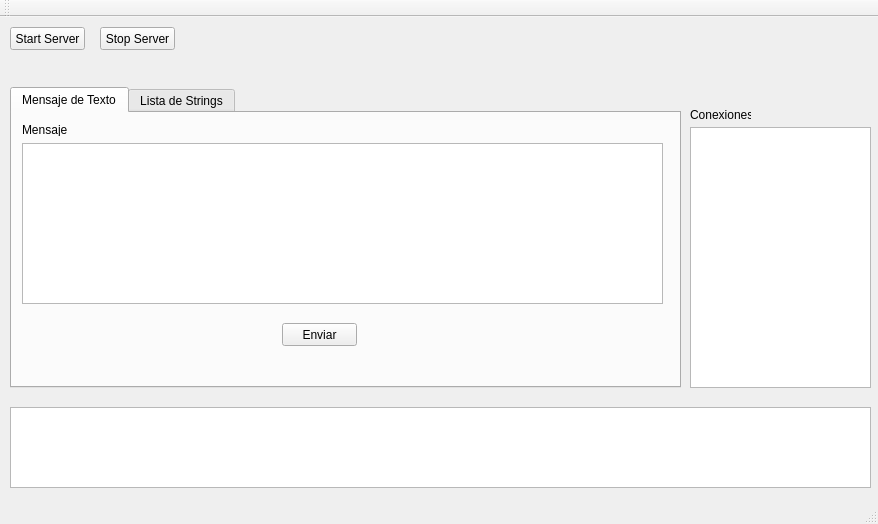
<?xml version="1.0" encoding="UTF-8"?>
<ui version="4.0">
 <class>MainWindow</class>
 <widget class="QMainWindow" name="MainWindow">
  <property name="geometry">
   <rect>
    <x>0</x>
    <y>0</y>
    <width>878</width>
    <height>524</height>
   </rect>
  </property>
  <property name="windowTitle">
   <string>MainWindow</string>
  </property>
  <widget class="QWidget" name="centralWidget">
   <widget class="QTextEdit" name="teLog">
    <property name="geometry">
     <rect>
      <x>10</x>
      <y>390</y>
      <width>861</width>
      <height>81</height>
     </rect>
    </property>
   </widget>
   <widget class="QPushButton" name="pbStart">
    <property name="geometry">
     <rect>
      <x>10</x>
      <y>10</y>
      <width>75</width>
      <height>23</height>
     </rect>
    </property>
    <property name="text">
     <string>Start Server</string>
    </property>
   </widget>
   <widget class="QPushButton" name="pbStop">
    <property name="geometry">
     <rect>
      <x>100</x>
      <y>10</y>
      <width>75</width>
      <height>23</height>
     </rect>
    </property>
    <property name="text">
     <string>Stop Server</string>
    </property>
   </widget>
   <widget class="QTabWidget" name="tabWidget">
    <property name="geometry">
     <rect>
      <x>10</x>
      <y>70</y>
      <width>671</width>
      <height>301</height>
     </rect>
    </property>
    <property name="currentIndex">
     <number>0</number>
    </property>
    <widget class="QWidget" name="tbMT">
     <attribute name="title">
      <string>Mensaje de Texto</string>
     </attribute>
     <widget class="QLabel" name="Mensaje">
      <property name="geometry">
       <rect>
        <x>10</x>
        <y>10</y>
        <width>46</width>
        <height>13</height>
       </rect>
      </property>
      <property name="text">
       <string>Mensaje:</string>
      </property>
     </widget>
     <widget class="QTextEdit" name="teMsgT">
      <property name="geometry">
       <rect>
        <x>10</x>
        <y>30</y>
        <width>641</width>
        <height>161</height>
       </rect>
      </property>
     </widget>
     <widget class="QPushButton" name="pbSendMT">
      <property name="geometry">
       <rect>
        <x>270</x>
        <y>210</y>
        <width>75</width>
        <height>23</height>
       </rect>
      </property>
      <property name="text">
       <string>Enviar</string>
      </property>
     </widget>
    </widget>
    <widget class="QWidget" name="tab_2">
     <attribute name="title">
      <string>Lista de Strings</string>
     </attribute>
    </widget>
   </widget>
   <widget class="QListWidget" name="lwConexions">
    <property name="geometry">
     <rect>
      <x>690</x>
      <y>110</y>
      <width>181</width>
      <height>261</height>
     </rect>
    </property>
   </widget>
   <widget class="QLabel" name="label">
    <property name="geometry">
     <rect>
      <x>690</x>
      <y>90</y>
      <width>61</width>
      <height>16</height>
     </rect>
    </property>
    <property name="text">
     <string>Conexiones</string>
    </property>
   </widget>
  </widget>
  <widget class="QMenuBar" name="menuBar">
   <property name="geometry">
    <rect>
     <x>0</x>
     <y>0</y>
     <width>878</width>
     <height>21</height>
    </rect>
   </property>
  </widget>
  <widget class="QToolBar" name="mainToolBar">
   <attribute name="toolBarArea">
    <enum>TopToolBarArea</enum>
   </attribute>
   <attribute name="toolBarBreak">
    <bool>false</bool>
   </attribute>
  </widget>
  <widget class="QStatusBar" name="statusBar"/>
 </widget>
 <layoutdefault spacing="6" margin="11"/>
 <resources/>
 <connections/>
</ui>
